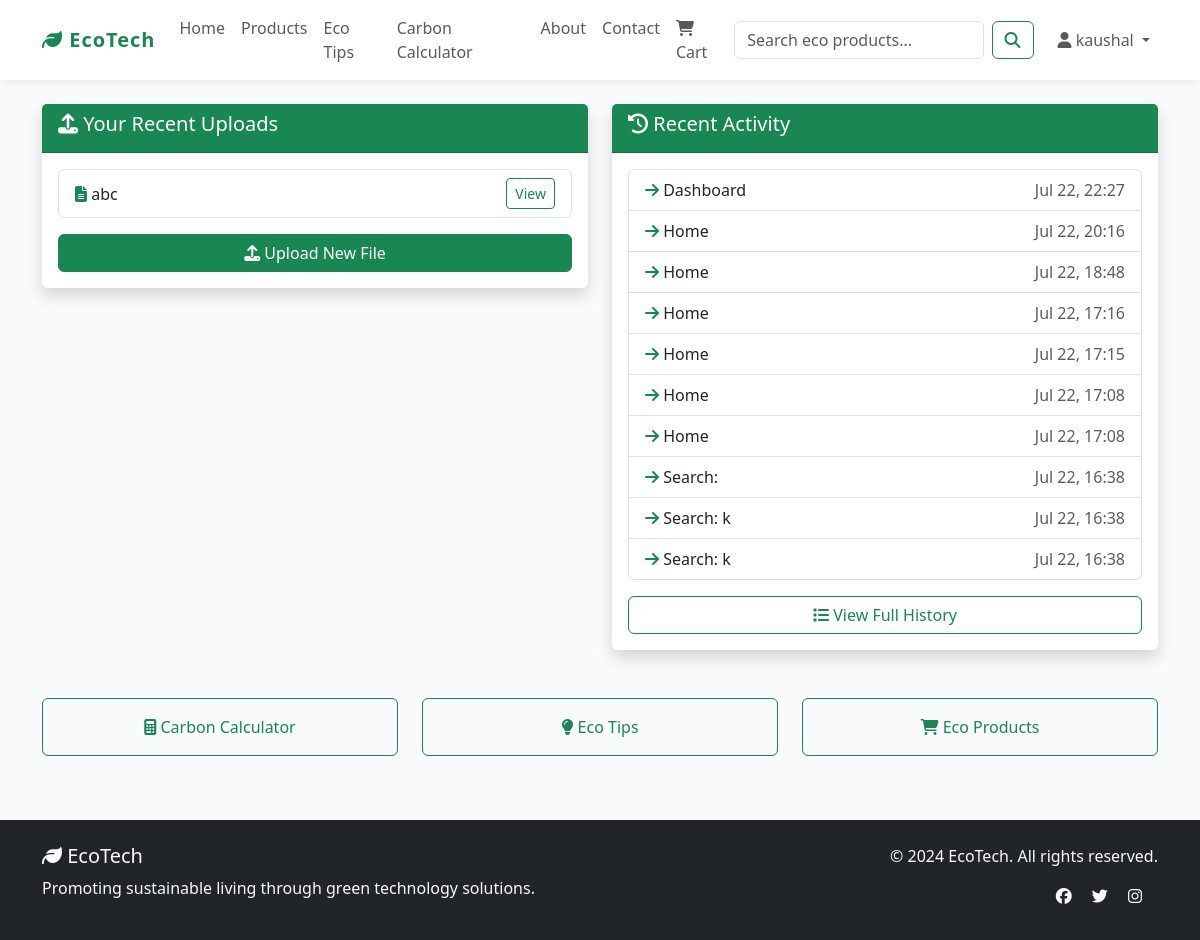
The page /dashboard/ (signed in) on the database its author committed.
### env_app/models.py (models this page shows, shortened)
class UserUpload(models.Model):
    user = models.ForeignKey(User, on_delete=models.CASCADE)
    title = models.CharField(max_length=200)
    description = models.TextField()
    file = models.FileField(upload_to='uploads/')
    uploaded_at = models.DateTimeField(auto_now_add=True)

class UserHistory(models.Model):
    user = models.ForeignKey(User, on_delete=models.CASCADE)
    page_visited = models.CharField(max_length=200)
    visit_date = models.DateTimeField(auto_now_add=True)
    session_id = models.CharField(max_length=100)

### env_app/views.py (the view)
# urls.py: path('dashboard/', views.dashboard, name='dashboard'),
@login_required
def dashboard(request):
    user_uploads = UserUpload.objects.filter(user=request.user)[:5]
    recent_history = UserHistory.objects.filter(user=request.user).order_by('-visit_date')[:10]
    UserHistory.objects.create(
        user=request.user,
        page_visited='Dashboard',
        session_id=request.session.session_key
    )
    context = {
        'user_uploads': user_uploads,
        'recent_history': recent_history,
    }
    return render(request, 'dashboard.html', context)

### env_app/context_processors.py (called while the page is built)
def cart_count(request):
    cart = request.session.get('cart', {})
    count = sum(item['quantity'] for item in cart.values())
    return {'cart_count': count}

### templates/dashboard.html (shortened to what this page needs)
{% extends 'base.html' %}
{% block content %}
<div class="row">
    <div class="col-md-6 mb-4">
        <div class="card shadow">
            <div class="card-header bg-success text-white">
                <h5><i class="fas fa-upload"></i> Your Recent Uploads</h5>
            </div>
            <div class="card-body">
                {% if user_uploads %}
                    <ul class="list-group">
                        {% for upload in user_uploads %}
                        <li class="list-group-item d-flex justify-content-between align-items-center">
                            <span>
                                <i class="fas fa-file-alt text-success"></i>
                                {{ upload.title }}
                            </span>
                            <a href="{{ upload.file.url }}" class="btn btn-sm btn-outline-success" target="_blank">View</a>
                        </li>
                        {% endfor %}
                    </ul>
                {% else %}
                    <p class="text-muted">You haven't uploaded anything yet.</p>
                {% endif %}
                <a href="{% url 'upload' %}" class="btn btn-success btn-block mt-3 w-100">
                    <i class="fas fa-upload"></i> Upload New File
                </a>
            </div>
        </div>
    </div>
    <div class="col-md-6 mb-4">
        <div class="card shadow">
            <div class="card-header bg-success text-white">
                <h5><i class="fas fa-history"></i> Recent Activity</h5>
            </div>
            <div class="card-body">
                {% if recent_history %}
                    <ul class="list-group">
                        {% for visit in recent_history %}
                        <li class="list-group-item">
                            <i class="fas fa-arrow-right text-success"></i>
                            {{ visit.page_visited }} <span class="text-muted float-end">{{ visit.visit_date|date:"M d, H:i" }}</span>
                        </li>
                        {% endfor %}
                    </ul>
                {% else %}
                    <p class="text-muted">No recent activity found.</p>
                {% endif %}
                <a href="{% url 'history' %}" class="btn btn-outline-success btn-block mt-3 w-100">
                    <i class="fas fa-list"></i> View Full History
                </a>
            </div>
        </div>
    </div>
</div>
<div class="row mt-4">
    <div class="col-md-4 mb-3">
        <a href="{% url 'sustainability_calculator' %}" class="btn btn-outline-success w-100 py-3">
            <i class="fas fa-calculator"></i> Carbon Calculator
        </a>
    </div>
    <div class="col-md-4 mb-3">
        <a href="{% url 'eco_tips' %}" class="btn btn-outline-success w-100 py-3">
            <i class="fas fa-lightbulb"></i> Eco Tips
        </a>
    </div>
    <div class="col-md-4 mb-3">
        <a href="{% url 'product_list' %}" class="btn btn-outline-success w-100 py-3">
            <i class="fas fa-shopping-cart"></i> Eco Products
        </a>
    </div>
</div>
{% endblock %}

### templates/base.html (shortened to what this page needs)
<!DOCTYPE html>
<html lang="en">
<head>
    <link href="https://cdn.jsdelivr.net/npm/bootstrap@5.3.2/dist/css/bootstrap.min.css" rel="stylesheet">
    <link href="https://cdnjs.cloudflare.com/ajax/libs/font-awesome/6.4.2/css/all.min.css" rel="stylesheet">
    <link href="/static/css/style.css" rel="stylesheet">
</head>
<body>
    <nav class="navbar navbar-expand-lg navbar-light bg-white sticky-top" role="navigation" aria-label="Main navigation">
        <div class="container">
            <a class="navbar-brand text-success" href="{% url 'home' %}">
                <i class="fas fa-leaf"></i> EcoTech
            </a>
            <div class="collapse navbar-collapse" id="navbarNav">
                <ul class="navbar-nav me-auto mb-2 mb-lg-0" role="menubar">
                    <li class="nav-item" role="none">
                        <a class="nav-link " href="{% url 'home' %}" role="menuitem" >Home</a>
                    </li>
                    {% if user.is_authenticated %}
                        <li class="nav-item" role="none">
                            <a class="nav-link " href="{% url 'product_list' %}" role="menuitem" >Products</a>
                        </li>
                        <li class="nav-item" role="none">
                            <a class="nav-link " href="{% url 'eco_tips' %}" role="menuitem" >Eco Tips</a>
                        </li>
                        <li class="nav-item" role="none">
                            <a class="nav-link " href="{% url 'sustainability_calculator' %}" role="menuitem" >Carbon Calculator</a>
                        </li>
                    {% endif %}
                    <li class="nav-item" role="none">
                        <a class="nav-link" href="{% url 'about' %}" role="menuitem">About</a>
                    </li>
                    <li class="nav-item" role="none">
                        <a class="nav-link" href="{% url 'contact' %}" role="menuitem">Contact</a>
                    </li>
                    <li class="nav-item" role="none">
                        <a class="nav-link position-relative" href="{% url 'cart_view' %}" role="menuitem" {% if request.resolver_match.url_name == 'cart_view' %}aria-current="page"{% endif %} aria-label="Shopping cart">
                            <i class="fas fa-shopping-cart" aria-hidden="true"></i> Cart
                        </a>
                    </li>
                </ul>
                <form class="d-flex me-3" method="GET" action="{% url 'search' %}" role="search" aria-label="Site search">
                    <input class="form-control me-2" type="search" name="q" placeholder="Search eco products..." aria-label="Search eco products">
                    <button class="btn btn-outline-success" type="submit">
                        <i class="fas fa-search" aria-hidden="true"></i>
                    </button>
                </form>
                <ul class="navbar-nav mb-2 mb-lg-0">
                    {% if user.is_authenticated %}
                        <li class="nav-item dropdown" role="none">
                            <a class="nav-link dropdown-toggle" href="#" id="navbarDropdown" role="button" data-bs-toggle="dropdown" aria-expanded="false">
                                <i class="fas fa-user" aria-hidden="true"></i> {{ user.username }}
                            </a>
                        </li>
                    {% endif %}
                </ul>
            </div>
        </div>
    </nav>
    <main class="container my-4" id="main-content" role="main" tabindex="-1">
        {% block content %}{% endblock %}
    </main>
    <footer class="bg-dark text-light py-4 mt-5" role="contentinfo">
        <div class="container">
            <div class="row">
                <div class="col-md-6">
                    <h5><i class="fas fa-leaf" aria-hidden="true"></i> EcoTech</h5>
                    <p>Promoting sustainable living through green technology solutions.</p>
                </div>
                <div class="col-md-6 text-md-end">
                    <p>&copy; 2024 EcoTech. All rights reserved.</p>
                    <div class="social-links">
                        <a href="#" class="text-light me-3 footer-link" aria-label="Facebook"><i class="fab fa-facebook" aria-hidden="true"></i></a>
                        <a href="#" class="text-light me-3 footer-link" aria-label="Twitter"><i class="fab fa-twitter" aria-hidden="true"></i></a>
                        <a href="#" class="text-light me-3 footer-link" aria-label="Instagram"><i class="fab fa-instagram" aria-hidden="true"></i></a>
                    </div>
                </div>
            </div>
        </div>
    </footer>
</body>
</html>

### static/css/style.css (style rules this page uses)
body { background-color: #f8f9fa; }

### templates/base.html (style rules this page uses)
body { background: #f8fafc; }
.navbar { box-shadow: 0 2px 8px rgba(0,0,0,0.07); }
.navbar-brand { font-weight: bold; letter-spacing: 1px; }
.card { border: none; box-shadow: 0 2px 16px rgba(0,0,0,0.06); transition: transform 0.2s; }
.btn-success, .btn-primary { transition: background 0.2s, box-shadow 0.2s; }

### rows shown on the page
UserUpload: title "abc"
UserHistory: page_visited "Home", visit_date "Jul 22, 20:16"
UserHistory: page_visited "Home", visit_date "Jul 22, 18:48"
UserHistory: page_visited "Home", visit_date "Jul 22, 17:16"
UserHistory: page_visited "Home", visit_date "Jul 22, 17:15"
UserHistory: page_visited "Home", visit_date "Jul 22, 17:08"
UserHistory: page_visited "Home", visit_date "Jul 22, 17:08"
UserHistory: page_visited "Search:", visit_date "Jul 22, 16:38"
UserHistory: page_visited "Search: k", visit_date "Jul 22, 16:38"
UserHistory: page_visited "Search: k", visit_date "Jul 22, 16:38"

### other values the page prints
{{ user.username }} "kaushal"
